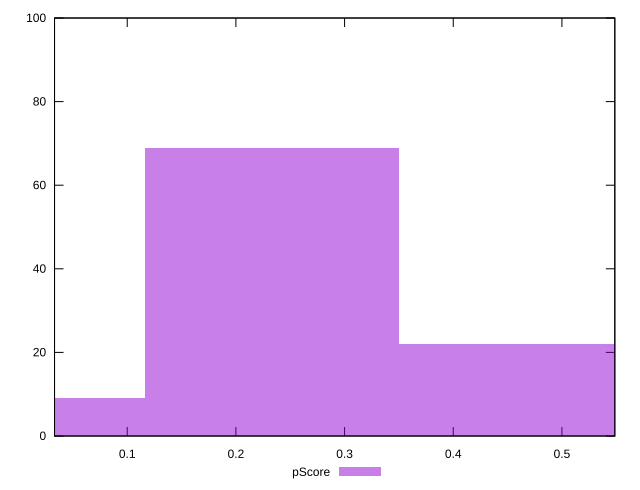

Source code (gnuplot):
reset

$pScore <<EOF
0 9
0.23313282198122315 69
0.4662656439624463 22
EOF

set key outside below
set boxwidth 0.23313282198122315
set xrange [0.03309957001757541:0.5486798785132789]
set yrange [0:100]
set trange [0:100]
set style fill transparent solid 0.5 noborder
set terminal svg size 640, 490 enhanced background rgb 'white'
set output "report_00020_2021-02-19T21:17:38.612Z2/estimated-input-latency/samples/pages/pScore/histogram.svg"

plot $pScore title "pScore" with boxes

reset
